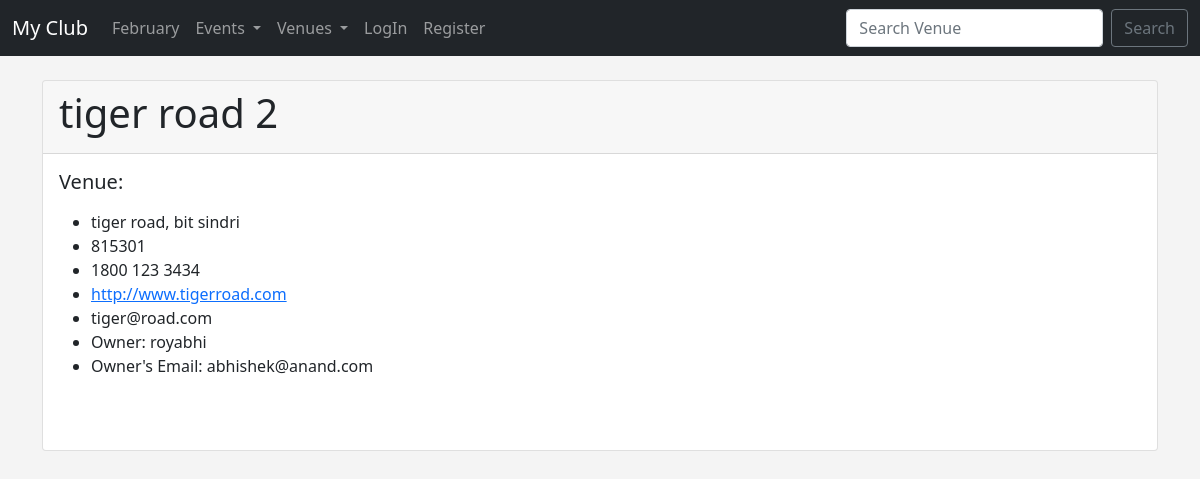
Page /show_venue/1 on the committed database.
### events/models.py (models this page shows)
class Venue(models.Model):
    name = models.CharField('Venue Name', max_length=120)
    address = models.CharField(max_length=300)
    zip_code = models.CharField('Zip Code', max_length=6)
    phone = models.CharField('Contact Number', max_length=25, blank=True)
    web = models.URLField('Website Address', blank=True)
    email = models.EmailField('Email', blank=True)
    owner = models.IntegerField('Venue Owner', blank=False, default=1)
    venue_image = models.ImageField(null=True, blank=True, upload_to="images/")
    def __str__(self):
        return self.name

### events/views.py (the view)
# urls.py: path('show_venue/<venue_id>', show_venue, name='show-venue'),
def show_venue(request, venue_id):
    venue = Venue.objects.get(pk=venue_id)
    venue_owner = User.objects.get(pk=venue.owner)
    return render(request, 'events/show_venue.html',
    {"venue": venue,"venue_owner":venue_owner})

### events/templates/events/show_venue.html (shortened to what this page needs)
{% extends 'events/base.html' %}
{% block content %}
<div class="card">
    <div class="card-header">
        <h1>{{ venue }}</h1>
    </div>
    <div class="card-body">
      <h5 class="card-title">Venue: {{ event.venue }}</h5>
      <p class="card-text">
          <ul>
              <li>{{ venue.address }}</li>
              <li>{{ venue.zip_code }}</li>
              <li>{{ venue.phone }}</li>
              <li><a href="{{ venue.web }}">{{ venue.web }}</a></li>
              <li>{{ venue.email }}</li>
              <li>Owner: {{ venue_owner }}</li>
              <li>Owner's Email: {{ venue_owner.email }}</li>
          </ul>
          <br />
      </p>
    </div>
  </div>
{% endblock %}

### events/templates/events/base.html (style rules this page uses)
body { background: #f4f4f4; }

### rows in the picture
Venue: name "tiger road 2", address "tiger road, bit sindri", zip_code "815301", phone "1800 123 3434", web "http://www.tigerroad.com", email "tiger@road.com"

### other values in the picture
{{ venue_owner }} "royabhi"
{{ venue_owner.email }} "abhishek@anand.com"
